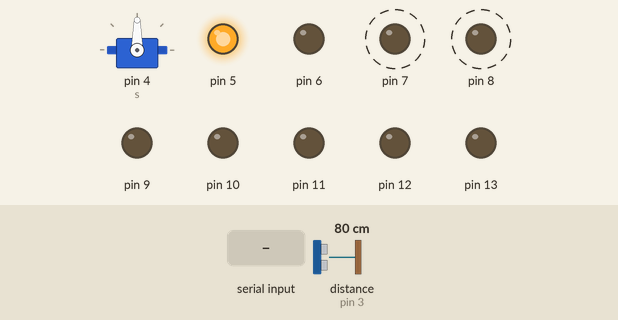
Simulated run of this sketch. Board: Arduino Uno, built with avr-gcc and run on an emulated ATmega328P. On the bench: servo, output pins drawn as LEDs (lit = HIGH). Dashed ring = blinking. Inputs (shaded band) come from the test bench; at power-on: distance to the obstacle (sensor on pin 3) 80 cm.

Above: at 1.27 s.
1.3 s: "1" received over Serial
At 2.7 s:
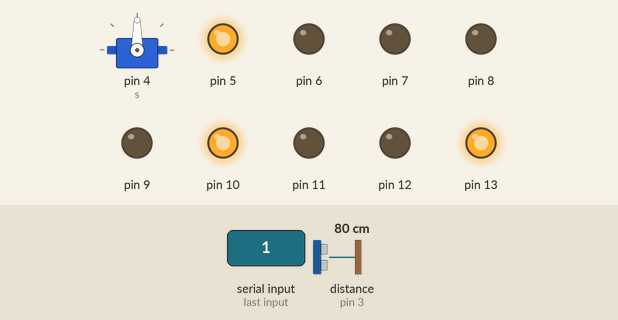
4.3 s: "3" received over Serial
At 5.36 s:
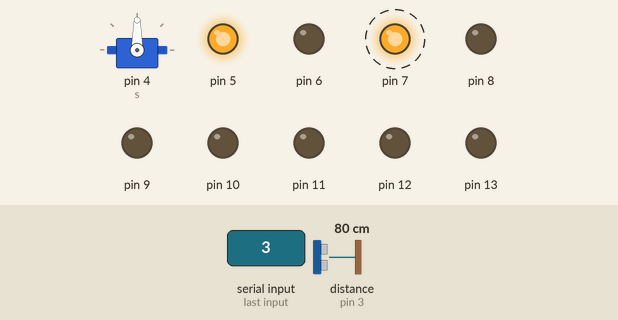
7.3 s: "2" received over Serial
At 8.0 s:
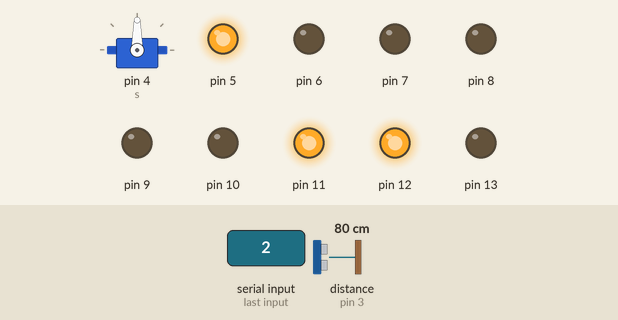
10.3 s: "4" received over Serial
At 10.77 s:
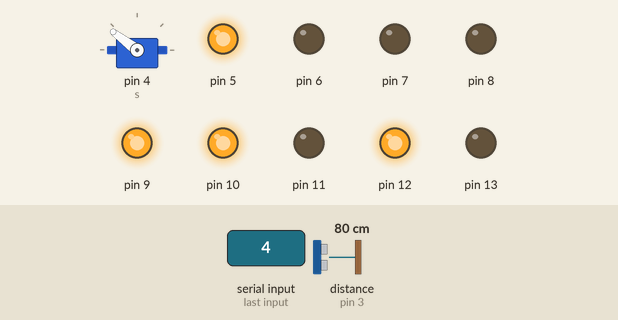
Timing chart, 0 to 14.3 s (numbered marks = the images above; inputs shaded):
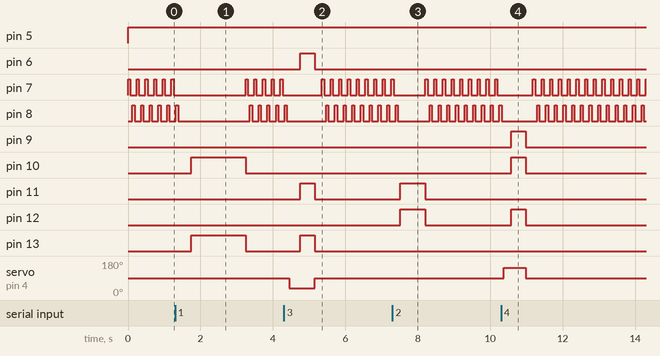

Measured:
- after the input at 1.3 s, pin 10, pin 13: LOW → HIGH after 0.45 s, → LOW 1.5 s later
- after the input at 4.3 s, pin 6, pin 11, pin 13: LOW → HIGH after 0.45 s, → LOW 0.40 s later; servo on pin 4 (s): 90° → 35° after 0.15 s, → 90° 0.71 s later
- after the input at 7.3 s, pin 11, pin 12: LOW → HIGH after 0.21 s, → LOW 0.70 s later
- after the input at 10.3 s, pin 9, pin 10, pin 12: LOW → HIGH after 0.28 s, → LOW 0.40 s later; servo on pin 4 (s): 90° → 143° after 0.07 s, → 90° 0.61 s later
- by itself, pin 7: alternates HIGH for 0.06 s and LOW for 0.18 s
- by itself, pin 8: repeats every 0.24 s: HIGH 0.06 s, LOW 0.18 s

The sketch:

sketch_jan01a_final_car.ino
```cpp
#include <Ultrasonic.h>
Ultrasonic u =Ultrasonic (2,3);

#include <Servo.h>
Servo s = Servo ();

void setup() {
  // put your setup code here, to run once:
s.attach (4);
pinMode (11,OUTPUT);
pinMode (12,OUTPUT);
pinMode (13,OUTPUT);

pinMode (10,OUTPUT);
pinMode (9,OUTPUT);
pinMode (8,OUTPUT);

pinMode (5,OUTPUT);
pinMode (6,OUTPUT);
pinMode (7,OUTPUT);


Serial.begin (9600);


}

void loop() {
  // put your main code here, to run repeatedly:

int x =Serial.read();

 if (x=='1'){
  //forward

  s.write (90);
  delay(300);

  int d = u.distanceRead();

  if(d > 30) {
    digitalWrite (12,LOW);
    digitalWrite (13,HIGH);

    digitalWrite (10,HIGH);
    digitalWrite (11,LOW);

    delay(1500);

    digitalWrite (12,LOW);
    digitalWrite (13,LOW);

    digitalWrite (10,LOW);
    digitalWrite (11,LOW);
  }
 }

 if (x=='3'){
  //turn right

   s.write (35);
   delay(300);

  int d = u.distanceRead();

  if(d > 15) {
    digitalWrite (12,LOW);
    digitalWrite (13,HIGH);

    digitalWrite (10,LOW);
    digitalWrite (11,HIGH);

    digitalWrite (6,HIGH);

    delay(400);

    digitalWrite (12,LOW);
    digitalWrite (13,LOW);

    digitalWrite (10,LOW);
    digitalWrite (11,LOW);

    digitalWrite (6,LOW);

    s.write (90);
    delay (200);
  }
 }

 if (x=='2'){
  //reverse

    digitalWrite (12,HIGH);
    digitalWrite (13,LOW);

    digitalWrite (10,LOW);
    digitalWrite (11,HIGH);

    delay(700);

    digitalWrite (12,LOW);
    digitalWrite (13,LOW);

    digitalWrite (10,LOW);
    digitalWrite (11,LOW);
 }

 if (x=='4'){
   s.write (143);
   delay(200);

  int d = u.distanceRead();

  if(d>15) {
    digitalWrite (12,HIGH);
    digitalWrite (13,LOW);

    digitalWrite (10,HIGH);
    digitalWrite (11,LOW);

    digitalWrite (9,HIGH);

    delay(400);

    digitalWrite (12,LOW);
    digitalWrite (13,LOW);

    digitalWrite (10,LOW);
    digitalWrite (11,LOW);

    digitalWrite (9,LOW);

    s.write (90);
    delay (200);
  }
 }
  digitalWrite (5,HIGH);
  digitalWrite (7,HIGH);
  delay (60);
  digitalWrite (7,LOW);
  delay (60);
  digitalWrite (8,HIGH);
  delay (60);
  digitalWrite (8,LOW);
  delay (60);


}
```
